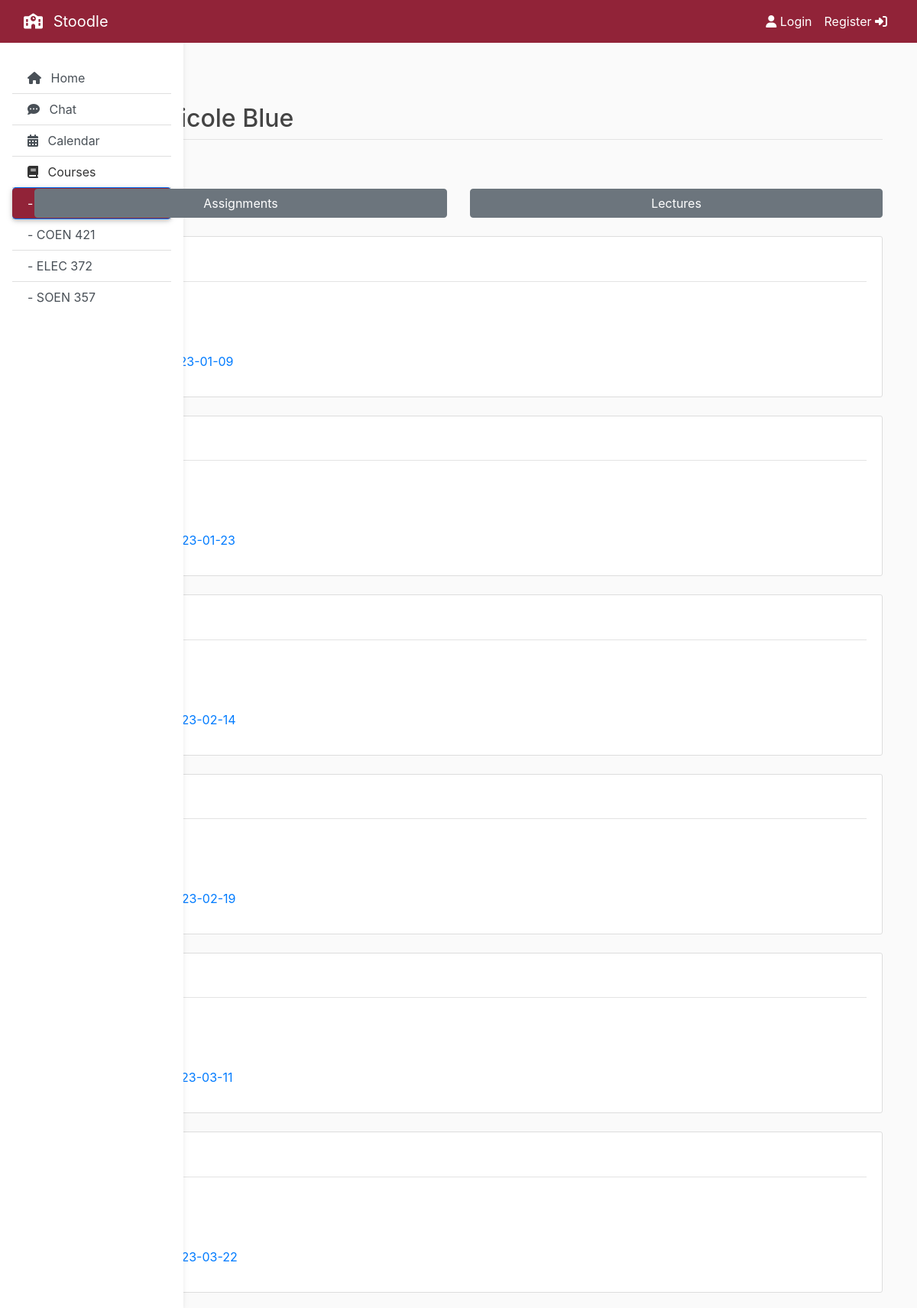
The page /course/COEN 316 on the database its author committed.
### flaskapp/models.py (models this page shows, shortened)
class Course(db.Model):
    id = db.Column(db.Integer, primary_key=True)
    name = db.Column(db.String(16), unique=True, nullable=False)
    teacher = db.Column(db.String(64), nullable=False)
    assignments = db.relationship('Assignment', backref='course', lazy=True)
    lectures = db.relationship('Lecture', backref='course', lazy=True)

class Assignment(db.Model):
    id = db.Column(db.Integer, primary_key=True)
    name = db.Column(db.String(32), nullable=False)
    week = db.Column(db.Integer, nullable=False)
    date_due = db.Column(db.DateTime, nullable=False, default=datetime.utcnow)
    upload_file = db.Column(db.String(32), nullable=False, default='def_ass.pdf')
    class_id = db.Column(db.Integer, db.ForeignKey('course.id'), nullable=False)

### flaskapp/routes.py (the view)
@app.route("/course/<string:coursename>", methods=['GET'])
def course(coursename):
    courseNames = getCourseNames(Course.query.all())
    course = Course.query.filter_by(name=coursename).first_or_404()
    filt = request.args.get('filt', '', type=str)
    return render_template('course.html', title=coursename, courseNames=courseNames, course=course, filt=filt)

### flaskapp/routes.py (called while the page is built)
def getCourseNames(courses):
    courseNames = []
    for course in courses:
        courseNames.append(course.name)
    return courseNames

### flaskapp/templates/course.html (shortened to what this page needs)
{% extends "base.html" %}
{% block content %}
	<h1 class="mb-2">{{ title }}</h1>
	<h2 class="article-metadata pb-2 mb-4">Instructor: {{ course.teacher }}</h2>
	<p class="content">Filter by:</p>
	<div class="row">
	{% if filt == 'ass' %}
		<div class="col container-fluid">
			<a
				class="btn btn-block btn-danger"
				href="{{ url_for('course', coursename=course.name) }}">
				Assignments
			</a>
		</div>
		<div class="col container-fluid">
			<a
				class="btn btn-block btn-secondary"
				href="{{ url_for('course', coursename=course.name, filt='lec') }}">
				Lectures
			</a>
		</div>
	{% else %}
		<div class="col container-fluid">
			<a
				class="btn btn-block btn-secondary"
				href="{{ url_for('course', coursename=course.name, filt='ass') }}">
				Assignments
			</a>
		</div>
		<div class="col container-fluid">
			<a
				class="btn btn-block btn-secondary"
				href="{{ url_for('course', coursename=course.name, filt='lec') }}">
				Lectures
			</a>
		</div>
	{% endif %}
	</div>
	{% if filt == 'ass' %}
		<article class="media content-section mt-4">
			<div class="media-body pb-2">
				<div class="article-metadata">
					<h2>Assignments</h2>
				</div>
				{% for ass in course.assignments %}
				<p class="article-content">
					<a href="{{ url_for('static', filename='assignments/' + ass.upload_file) }}">{{ ass.name }}, Due: {{ ass.date_due.strftime("%Y-%m-%d") }}</a>
				</p>
				{% endfor %}
			</div>
		</article>
	{% else %}
		{% for i in range(1, 7) %}
			<article class="media content-section mt-4">
				<div class="media-body pb-2">
					<div class="article-metadata">
						<h2>Week {{ i }}</h2>
					</div>
					<p class="article-content">
						<a href="{{ url_for('static', filename='lectures/' + course.lectures[i-1].upload_file) }}">{{ course.lectures[i-1].name }}</a>
					</p>
					<p class="article-content">
						<a href="{{ url_for('static', filename='assignments/' + course.assignments[i-1].upload_file) }}">{{ course.assignments[i-1].name }}, Due: {{ course.assignments[i-1].date_due.strftime("%Y-%m-%d") }}</a>
					</p>
				</div>
			</article>
		{% endfor %}
	{% endif %}
{% endblock content %}

### flaskapp/templates/base.html (shortened to what this page needs)
<!DOCTYPE html>
<html>
  <head>
    <link
      rel="stylesheet"
      href="https://maxcdn.bootstrapcdn.com/bootstrap/4.0.0/css/bootstrap.min.css"
    />
    <link
      rel="stylesheet"
      type="text/css"
      href="{{ url_for('static', filename='main.css') }}"
    />
  </head>
  <body>
    <header class="site-header">
      <nav class="navbar navbar-expand-md navbar-dark bg-steel fixed-top">
        <div class="container-fluid">
          <a class="navbar-brand mr-1" href="/">
            <i class="fas fa-school mr-2"></i>
            Stoodle</a
          >
          <div class="collapse navbar-collapse" id="navbarToggle">
            <div class="navbar-nav ml-auto">
              {% if current_user.is_authenticated %}
              <a class="nav-item nav-link mr-1" href="{{ url_for('account') }}">
                <i class="fa fa-user-secret mr-2" aria-hidden="true"></i>
                Account</a
              >
              <a class="nav-item nav-link" href="{{ url_for('logout') }}"
                >Logout
                <i class="fa fa-sign-out ml-2" aria-hidden="true"></i>
              </a>
              {% else %}
              <a class="nav-item nav-link" href="{{ url_for('login') }}">
                <i class="fa fa-user" aria-hidden="true"></i>
                Login</a
              >
              <a class="nav-item nav-link" href="{{ url_for('register') }}"
                >Register
                <i class="fa fa-sign-in" aria-hidden="true"></i>
              </a>
              {% endif %}
            </div>
          </div>
        </div>
      </nav>
    </header>
    <main role="main" class="container">
      <div class="row">
        <div class="position-sticky">
          <nav
            id="sidebarMenu"
            class="collapse d-lg-block sidebar collapse bg-white"
          >
            <div class="list-group list-group-flush mx-3 mt-4">
              <a
                href="{{ url_for('home') }}"
                class="list-group-item list-group-item-action py-2 ripple {% if not title %}active{% endif %}"
                aria-current="true"
              >
                <span>
                  <i class="fa fa-home mr-2" aria-hidden="true"></i> Home</span
                >
              </a>
              <a
                href="{{ url_for('chat') }}"
                class="list-group-item list-group-item-action py-2 ripple {% if title == 'Chat' %}active{% endif %}"
              >
                <span>
                  <i class="fa fa-commenting mr-2" aria-hidden="true"></i>
                  Chat</span
                >
              </a>
              <a
                href="{{ url_for('calendar') }}"
                class="list-group-item list-group-item-action py-2 ripple {% if title == 'Calendar' %}active{% endif %}"
              >
                <span>
                  <i class="fa fa-calendar mr-2" aria-hidden="true"></i>
                  Calendar</span
                >
              </a>
              <a class="list-group-item py-2">
                <span>
                  <i class="fa fa-book mr-2" aria-hidden="true"></i>
                  Courses</span
                >
				{% for course in courseNames %}
					<a href="{{ url_for('course', coursename=course) }}" class="list-group-item list-group-item-action py-2 ripple {% if title == course %}active{% endif %}">
						<span>- {{ course }}</span>
					</a>
				{% endfor %}
            </div>
          </nav>
        </div>
        <div class="container-fluid">
          {% block content %}{% endblock %}
        </div>
      </div>
    </main>
  </body>
</html>

### flaskapp/static/main.css (style rules this page uses)
body { background: #fafafa; color: #333333; margin-top: 5rem; }
h1, h2, h3, h4, h5, h6 { color: #444444; font: 'Gill Sans'; }
.bg-steel { background-color: #912338; }
.site-header .navbar-nav .nav-link { color: #FFFFFF; }
.content-section { background: #ffffff; padding: 10px 20px; border: 1px solid #dddddd; border-radius: 3px; margin-bottom: 20px; }
.article-content { white-space: pre-line; }
.article-metadata { padding-bottom: 1px; margin-bottom: 4px; border-bottom: 1px solid #e3e3e3 }
.sidebar { position: fixed; top: 0; bottom: 0; left: 0; padding: 58px 0 0; box-shadow: 0 2px 5px 0 rgb(0 0 0 / 5%), 0 2px 10px 0 rgb(0 0 0 / 5%); width: 240px; z-index: 600; }
.sidebar .active { border-radius: 5px; box-shadow: 0 2px 5px 0 rgb(0 0 0 / 16%), 0 2px 10px 0 rgb(0 0 0 / 12%); background-color: #912338; }

### rows shown on the page
Course: teacher "Nicole Blue"
Course: name "COEN 421"
Course: name "ELEC 372"
Course: name "SOEN 357"
Assignment: date_due "2023-01-09"
Assignment: date_due "2023-01-23"
Assignment: date_due "2023-02-14"
Assignment: date_due "2023-02-19"
Assignment: date_due "2023-03-11"
Assignment: date_due "2023-03-22"
